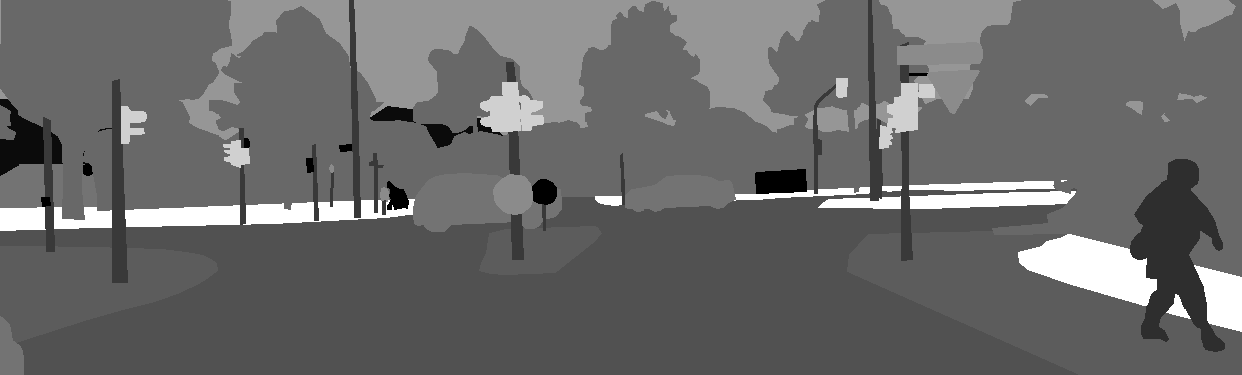
#> input picture Kitti-2-Carla-masks/000009_10.png, 1242 x 375 px, found by its file name
$ python Plotten.py
#> lines starting #> are read from the running program, lines starting #| are printed output that depends on the picture
import numpy as np
from PIL import Image
import os

# === Input and Output Paths ===
mask_path = "/mnt/data1/Hussein-thesis-repo/Kitti-2-Carla-masks/000009_10.png"  # grayscale mask
output_color_path = "/mnt/data1/Hussein-thesis-repo/Code-Results/Carla-masks/000009_10_color.png"
os.makedirs(os.path.dirname(output_color_path), exist_ok=True)

# === Load grayscale CARLA mask ===
mask = np.array(Image.open(mask_path))
#> mask is the input picture: shape (375, 1242); min 0, max 22, mean 9.1

# === Official CARLA color palette (Cityscapes-style)
carla_palette = {
    0: (0, 0, 0),           # unlabeled/void
    1: (70, 70, 70),        # building
    2: (100, 40, 40),       # fence
    3: (55, 90, 80),        # other
    4: (220, 20, 60),       # pedestrian
    5: (153, 153, 153),     # pole
    6: (157, 234, 50),      # road line
    7: (128, 64, 128),      # road
    8: (244, 35, 232),      # sidewalk
    9: (107, 142, 35),      # vegetation
    10: (0, 0, 142),        # vehicle
    11: (102, 102, 156),    # wall
    12: (220, 220, 0),      # traffic sign
    13: (70, 130, 180),     # sky
    14: (81, 0, 81),        # ground
    15: (150, 100, 100),    # bridge
    16: (230, 150, 140),    # rail track
    17: (180, 165, 180),    # guard rail
    18: (250, 170, 30),     # traffic light
    19: (110, 190, 160),    # static
    20: (170, 120, 50),     # dynamic
    21: (45, 60, 150),      # water
    22: (152, 251, 152),    # terrain
}

# === Colorize mask
def apply_carla_palette(mask_np, palette):
    color_mask = np.zeros((*mask_np.shape, 3), dtype=np.uint8)
    for class_id in np.unique(mask_np):
        if class_id in palette:
            color_mask[mask_np == class_id] = palette[class_id]
        else:
            print(f"⚠️ Warning: Class ID {class_id} not in palette. Coloring as black.")
    return color_mask

# === Apply palette
unique_ids = np.unique(mask)
#> unique_ids = [0, 1, 4, 5, 7, 8, 9, 10, 12, 13, 18, 22]
print("🔍 Unique class IDs in grayscale mask:", unique_ids)
#| 🔍 Unique class IDs in grayscale mask: [ 0  1  4  5  7  8  9 10 12 13 18 22]
color_mask = apply_carla_palette(mask, carla_palette)
#> the loop in apply_carla_palette, `for class_id in np.unique(mask_np):` made 12 passes
#> class_id on passes 3 to 12: 4, 5, 7, 8, 9, 10, 12, 13, 18, 22
#> after the loop in apply_carla_palette, `for class_id in np.unique(mask_np):`:
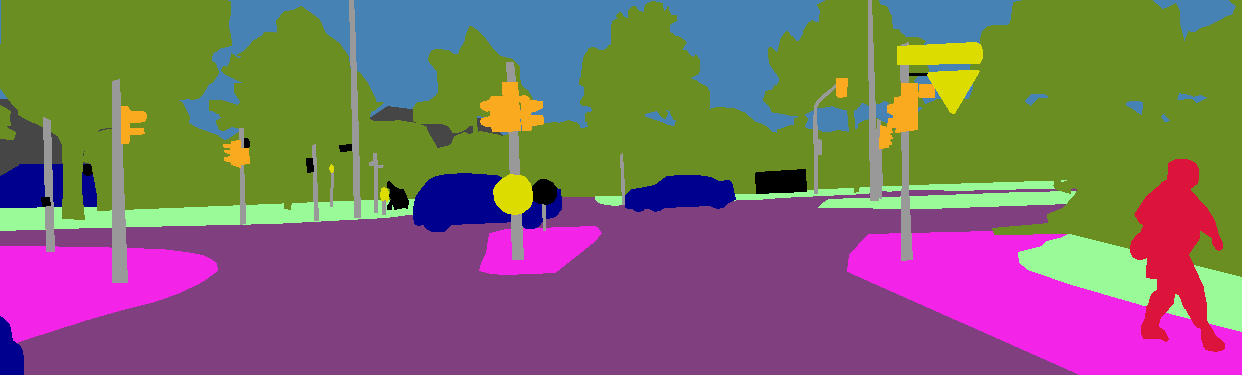
#> color_mask: shape (375, 1242, 3); mean of channels 0, 1, 2 126.9, 107.2, 105.2; drawn as R, G, B

# === Save colorized image
Image.fromarray(color_mask).save(output_color_path)
print(f"✅ Color mask saved to: {output_color_path}")

$ run again, with Kitti-2-Carla-masks/000000_10.png copied over Kitti-2-Carla-masks/000009_10.png
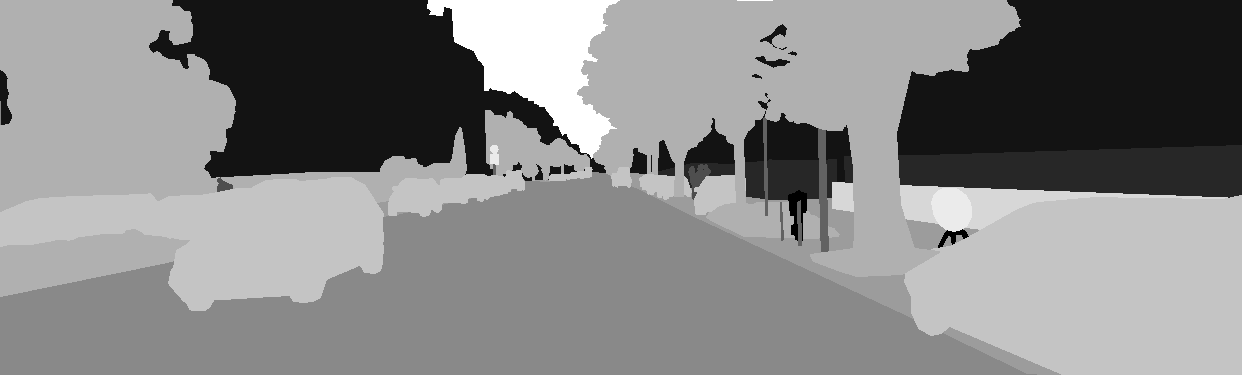
#> input picture Kitti-2-Carla-masks/000000_10.png, 1242 x 375 px, found by its file name
#> mask is the input picture: shape (375, 1242); min 0, max 13, mean 6.84
#> unique_ids = [0, 1, 2, 4, 5, 7, 8, 9, 10, 11, 12, 13]
#| 🔍 Unique class IDs in grayscale mask: [ 0  1  2  4  5  7  8  9 10 11 12 13]
#> the loop in apply_carla_palette, `for class_id in np.unique(mask_np):` made 12 passes
#> after the loop in apply_carla_palette, `for class_id in np.unique(mask_np):`:
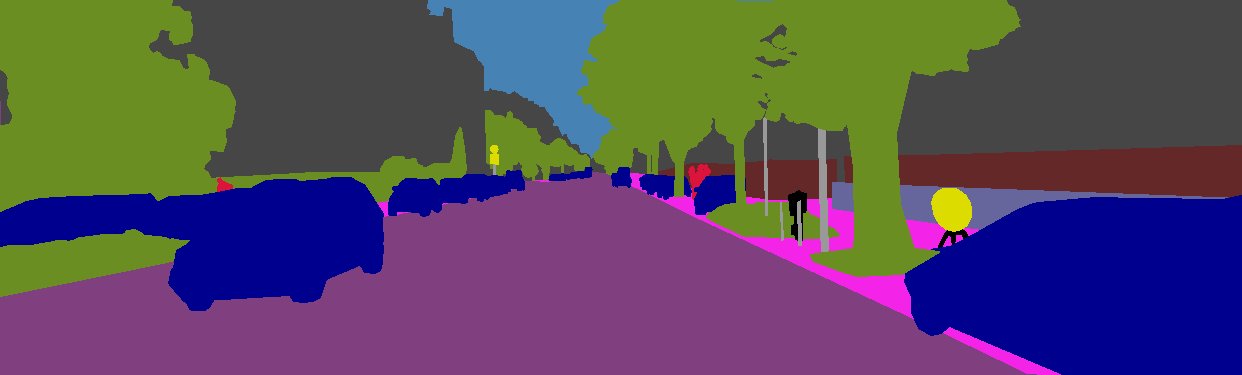
#> color_mask: shape (375, 1242, 3); mean of channels 0, 1, 2 86.1, 74.8, 94.8; drawn as R, G, B

$ run again, with Kitti-2-Carla-masks/000001_10.png copied over Kitti-2-Carla-masks/000009_10.png
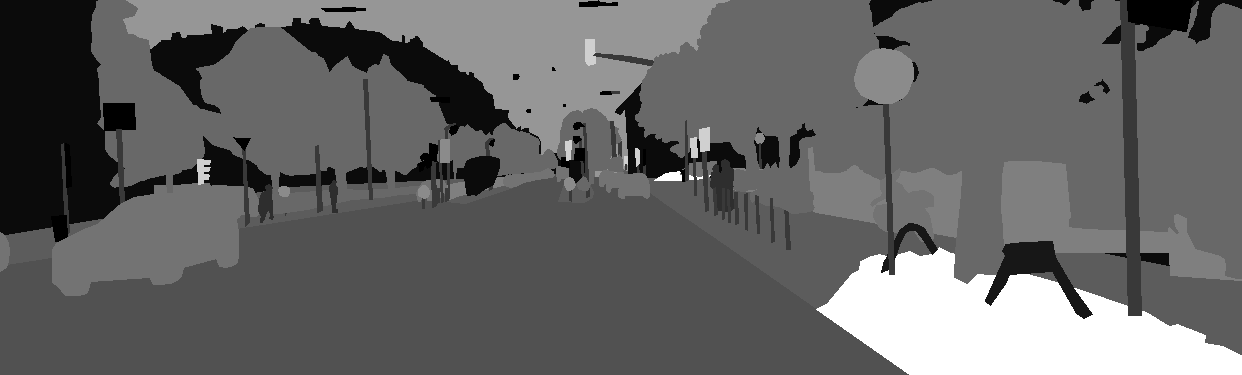
#> input picture Kitti-2-Carla-masks/000001_10.png, 1242 x 375 px, found by its file name
#> mask is the input picture: shape (375, 1242); min 0, max 22, mean 8.7
#> unique_ids = [0, 1, 2, 4, 5, 7, 8, 9, 10, 11, 12, 13, 18, 22]
#| 🔍 Unique class IDs in grayscale mask: [ 0  1  2  4  5  7  8  9 10 11 12 13 18 22]
#> the loop in apply_carla_palette, `for class_id in np.unique(mask_np):` made 14 passes
#> class_id on passes 6 to 13: 7, 8, 9, 10, 11, 12, 13, 18
#> after the loop in apply_carla_palette, `for class_id in np.unique(mask_np):`:
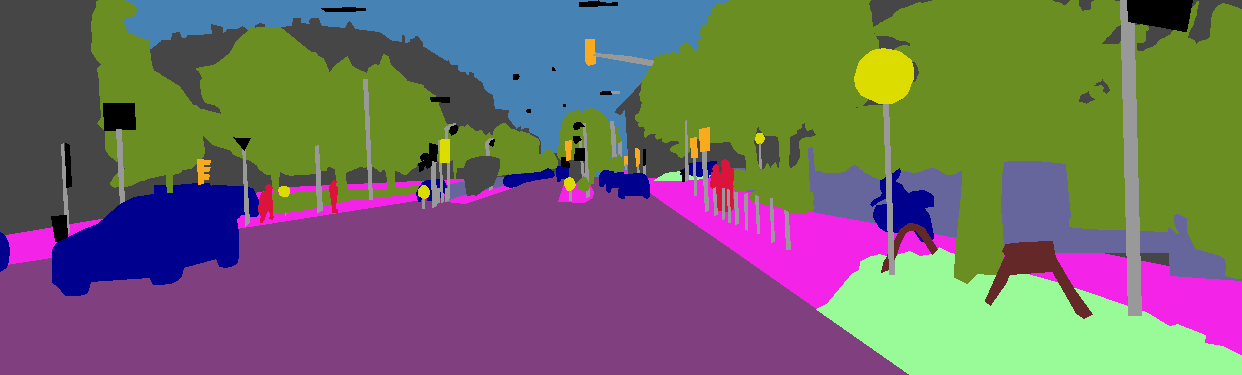
#> color_mask: shape (375, 1242, 3); mean of channels 0, 1, 2 113.4, 106.6, 102.6; drawn as R, G, B

$ run again, with Kitti-2-Carla-masks/000003_10.png copied over Kitti-2-Carla-masks/000009_10.png
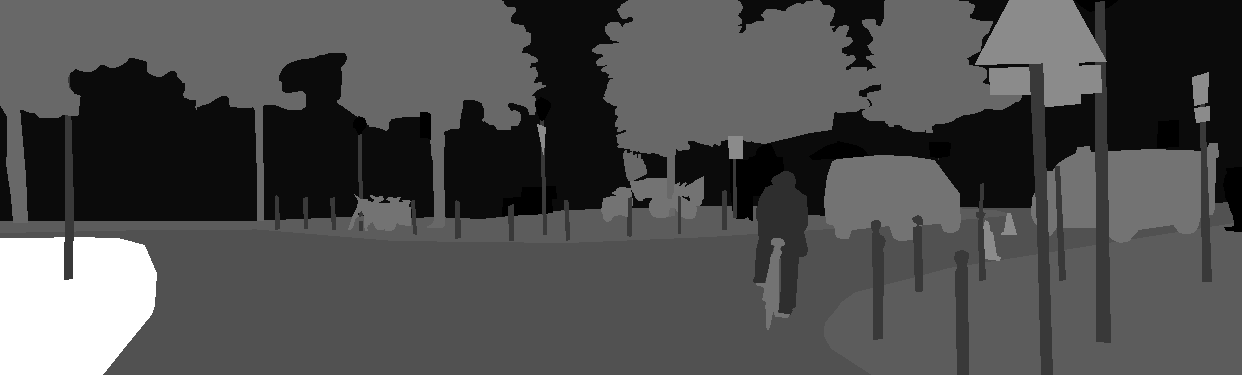
#> input picture Kitti-2-Carla-masks/000003_10.png, 1242 x 375 px, found by its file name
#> mask is the input picture: shape (375, 1242); min 0, max 22, mean 6.7
#> unique_ids = [0, 1, 4, 5, 7, 8, 9, 10, 12, 22]
#| 🔍 Unique class IDs in grayscale mask: [ 0  1  4  5  7  8  9 10 12 22]
#> the loop in apply_carla_palette, `for class_id in np.unique(mask_np):` made 10 passes
#> class_id on passes 3 to 10: 4, 5, 7, 8, 9, 10, 12, 22
#> after the loop in apply_carla_palette, `for class_id in np.unique(mask_np):`:
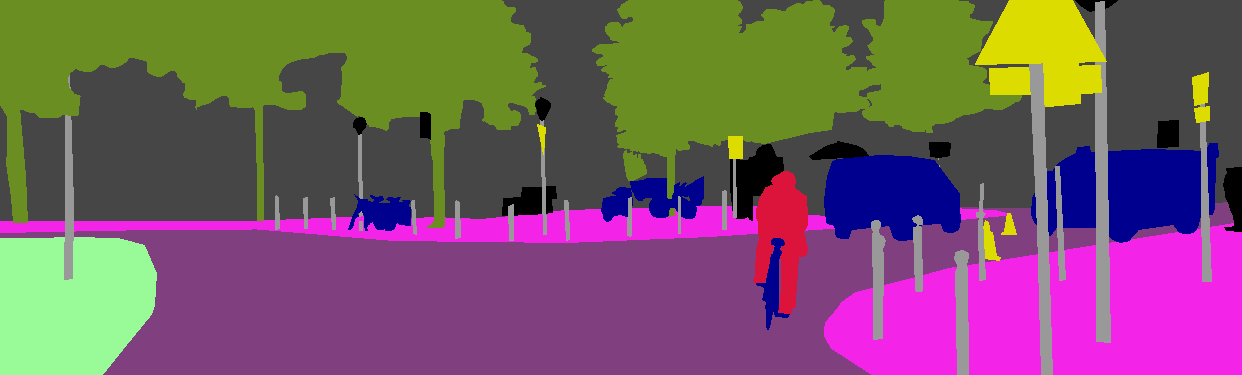
#> color_mask: shape (375, 1242, 3); mean of channels 0, 1, 2 118.6, 89.3, 102; drawn as R, G, B
